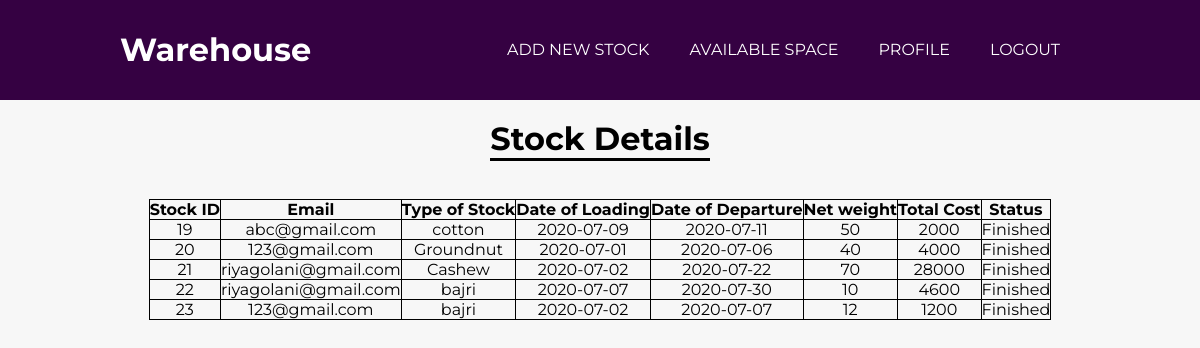
Screenshot of /owner_home.php (signed in) with the database file from the repository.
### tables this page shows
CREATE TABLE `stockdetails` (
  `stockid` int(11) NOT NULL,
  `email` varchar(50) NOT NULL,
  `typeofstock` varchar(50) NOT NULL,
  `load_date` date NOT NULL,
  `dept_date` date NOT NULL,
  `weight` int(11) NOT NULL,
  `cost` int(11) NOT NULL,
  `status` varchar(20) NOT NULL
);

### owner_home.php (the view, shortened to what this page needs)
<?php
include("navbar2.php");
?>
<!DOCTYPE html>
<html>
<head>
</head>
<body>
    <br>
<center><h1 style="border-bottom: 3px solid black; width:220px;">Stock Details</h1></center>
</body>
</html>
<?php
    $connect=mysqli_connect('localhost','root','','hackathon');
    $sql='select * from stockdetails';
    $x=mysqli_query($connect,$sql);
    $y=mysqli_num_rows($x);
    $i=0;
    $email=array();
    $tos=array();
    $load=array();
    $dept=array();
    $weight=array();
    $cost=array();
    $stat=array();
    if ($y>0){
        while($z=mysqli_fetch_array($x))
        {
            $stockid[$i]=$z['stockid'];
            $email[$i]=$z['email'];
            $tos[$i]=$z['typeofstock'];
            $load[$i]=$z['load_date'];
            $dept[$i]=$z['dept_date'];
            $weight[$i]=$z['weight'];
            $cost[$i]=$z['cost'];
            $stat[$i]=$z['status'];
            $i++;
        }
    }
    echo "
    <center>
    <html>
    <body>
    <style>
    table,td,th,tr{border: 1px solid black; border-collapse: collapse; text-align:center;}
    </style>
    <br><br>
    <table>
    <tr>
    <th>Stock ID</th>
    <th>Email</th>
    <th>Type of Stock</th>
   <th>Date of Loading</th>
    <th>Date of Departure</th>
    <th>Net weight</th>
    <th>Total Cost</th>
    <th>Status</th>";
    for($i=0;$i<$y;$i++)
    {
         echo '<tr><td>'.$stockid[$i].'</td>';
        echo '<td>'.$email[$i].'</td>';
        echo '<td>'.$tos[$i].'</td>';
        echo '<td>'.$load[$i].'</td>';
        echo '<td>'.$dept[$i].'</td>';
        echo '<td>'.$weight[$i].'</td>';
        echo '<td>'.$cost[$i].'</td>';
        echo '<td>'.$stat[$i].'</td></tr>';
    }
   echo '</table>';
   echo '</center>';
   echo '</body>';
   echo '</html>';
?>

### styles.css (style rules this page uses)
* { padding: 0px; margin: 0px; }
body { font-family: 'Montserrat', sans-serif; padding: 0px; margin: 0px; background-color: #f7f7f7; }

### owner_home.php (style rules this page uses)
table,td,th,tr { border: 1px solid black; border-collapse: collapse; text-align:center; }

### rows the page displays
stockdetails: load_date "2020-07-02", dept_date "2020-07-07"
stockdetails: dept_date "2020-07-30", load_date "2020-07-07"

### other values shown
$stockid[$i] "19"
$email[$i] "abc@gmail.com"
$tos[$i] "cotton"
$load[$i] "2020-07-09"
$dept[$i] "2020-07-11"
$weight[$i] "50"
$cost[$i] "2000"
$stat[$i] "Finished"
$stockid[$i] "20"
$email[$i] "123@gmail.com"
$tos[$i] "Groundnut"
$load[$i] "2020-07-01"
$dept[$i] "2020-07-06"
$weight[$i] "40"
$cost[$i] "4000"
